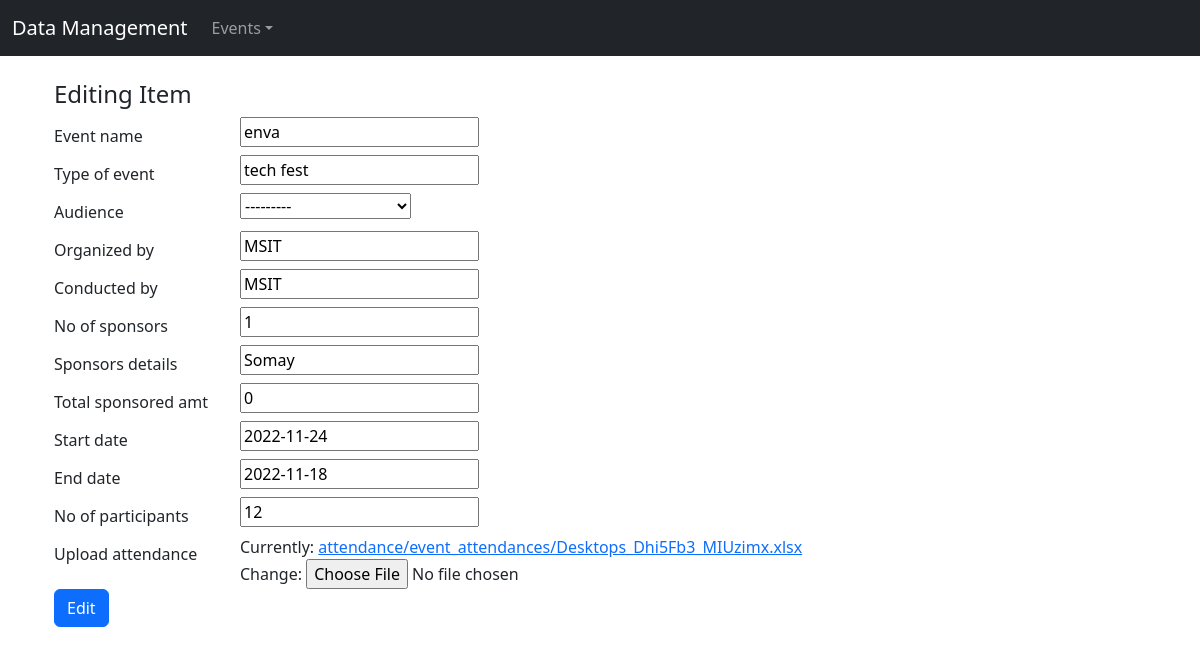
The app's page /edit_event/1 with its own data.
### manage_data/models.py (models this page shows, shortened)
class Events(models.Model):
    event_name = models.CharField(max_length=200,blank=False)
    type_of_event = models.CharField(max_length=200,blank=False)
    audience = (
        ('Faculty','Faculty'),
        ('Student','Student'),
        ('Both','Faculty and Student'),
    )
    Audience = models.CharField(max_length=20,choices=audience,blank=False)
    Organized_by = models.CharField(max_length=255,blank=False)
    Conducted_by = models.CharField(max_length=255,blank=False)
    no_of_sponsors = models.IntegerField()
    sponsors_details = models.CharField(max_length=255,blank=False,default='Somay')
    total_sponsored_amt = models.IntegerField(default=0)
    start_date = models.DateField()
    end_date = models.DateField()
    no_of_participants = models.IntegerField()
    upload_attendance = models.FileField(upload_to='attendance/event_attendances/')
    uploaded_at = models.DateTimeField(auto_now_add=True)

### manage_data/views.py (the view)
# urls.py: path('edit_event/<int:pk>',edit_event,name='edit_event'),
def edit_event(request,pk):
    return edit_form(request,pk,Events,EventForm)

### manage_data/forms.py
class EventForm(forms.ModelForm):
    class Meta:
        model = Events
        fields = ('event_name','type_of_event','Audience','Organized_by','Conducted_by','no_of_sponsors','sponsors_details','total_sponsored_amt','start_date','end_date','no_of_participants','upload_attendance')

### manage_data/views.py (called while the page is built)
def edit_form(request,pk,model,cls):
    item = get_object_or_404(model,pk=pk)
    if request.method == "POST":
        form = cls(request.POST, instance=item)
        if form.is_valid():
            form.save()
            return redirect('display_events')
        else:
            return redirect('display_events')
    else:
        form = cls(instance=item)
        return render(request,'edit_item.html',{'form' : form})

### manage_data/templates/edit_item.html (shortened to what this page needs)
{% extends 'base.html' %}
{% block body %}
    <div class="container">
        <form action="" method="post">
            <h4>Editing Item</h4>
            {% for field in form %}
                <div class="form-group row">
                    <label for="id_{{ field.name }}" class="col-2 col-form-label"> {{ field.label }} </label>
                    <div class="col-10">
                        {{ field }}
                    </div>
                </div>
            {% endfor %}
            <button type="submit" class="btn btn-primary" name="button">Edit</button>
        </form>
    </div>
{% endblock %}

### manage_data/templates/base.html (shortened to what this page needs)
<html lang="en">
<head>
    {% load static %}
    <link rel="stylesheet" href="{% static '/css/style.css' %}">
    <link rel="stylesheet" href="{% static '/css/bootstrap.min.css' %}">
</head>
<body>
    <nav class="navbar navbar-expand-lg navbar-dark bg-dark">
        <div class="container-fluid">
          <a class="navbar-brand" href="#">Data Management</a>
          <div class="collapse navbar-collapse" id="navbarsExample02">
            <ul class="navbar-nav me-auto mb-2 mb-lg-0">
              <li class="nav-item">
                <a href="#" class="nav-link dropdown-toggle" id="dropdown03" data-toggle="dropdown" aria-haspopup="true" aria-expanded="false" role="button">Events</a>
              </li>
            </ul>
          </div>
        </div>
      </nav>
      <br>
      <div class="container">
        {% block body %}
        {% endblock %}
      </div>
</body>
</body>
</html>

### records on screen
Events: form "enva" "tech fest" "---------" "MSIT" "MSIT" "1" "Somay" "0" "2022-11-24" "2022-11-18" "12"

### other values on screen
{{ field.label }} "Event name" "Type of event" "Audience" "Organized by" "Conducted by" "No of sponsors" "Sponsors details" "Total sponsored amt" "Start date" "End date" "No of participants" "Upload attendance"
